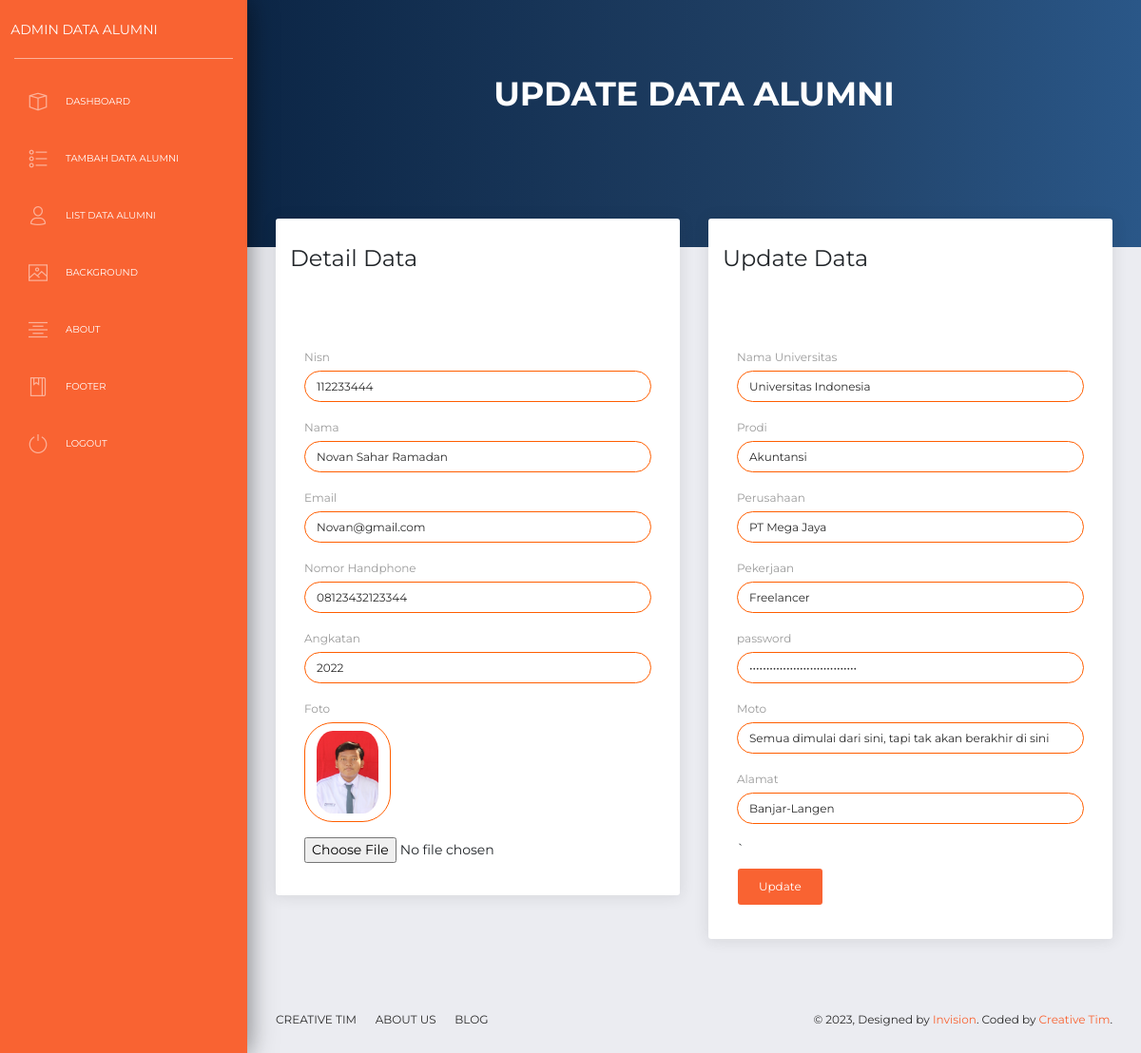
The page /backend/pages/detail-data.php?hai=112233444 (signed in) on the database its author committed.
### tables this page shows
CREATE TABLE `alumni` (
  `nisn` varchar(12) NOT NULL,
  `nama_lengkap` varchar(255) NOT NULL,
  `email` varchar(255) NOT NULL,
  `alamat` text NOT NULL,
  `pekerjaan` varchar(255) NOT NULL,
  `nama_perusahaan` varchar(255) NOT NULL,
  `motto` varchar(255) NOT NULL,
  `foto` varchar(255) NOT NULL,
  `password` varchar(255) NOT NULL,
  `angkatan` year(4) NOT NULL,
  `prodi` varchar(255) NOT NULL,
  `nama_universitas` varchar(255) NOT NULL,
  `no_hp` varchar(15) NOT NULL
);

### backend/pages/detail-data.php (the view, shortened to what this page needs)
<?php
    require 'proses/koneksi.php';
    include '../app/header.php';
    include '../app/navbar.php';
    include '../app/sidebar.php';
    $nisn = $_GET['hai'];
    $result = mysqli_query($koneksi, "SELECT * FROM alumni WHERE nisn = '$nisn' ");
    $data = mysqli_fetch_assoc($result);
?>
<div class="panel-header">
    <div class="header text-center">
        <h2 class="title">UPDATE DATA ALUMNI</h2>
    </div>
</div>
<div class="content">
    <form method="post" action="proses/update.php" enctype="multipart/form-data">
        <div class="row">
            <div class="col-md-6">
                <div class="card">
                    <div class="card-header">
                        <h4 class="card-title">Detail Data</h4>
                    </div>
                    <div class="card-body">
                        <div class="col-12">
                            <div class="content mt-5">
                                <div class="mb-3">
                                    <label for="nisn" class="form-label">Nisn</label>
                                    <input name="nisn" value="<?= $data['nisn']; ?>" type="text" class="form-control" id="nisn" aria-describedby="emailHelp" required>
                                </div>
                                <div class="mb-3">
                                    <label for="nama" class="form-label">Nama</label>
                                    <input name="nama" value="<?= $data['nama_lengkap']; ?>" type="text"
                                        class="form-control" id="nama" aria-describedby="emailHelp" required>
                                </div>
                                <div class="mb-3">
                                    <label for="email" class="form-label">Email</label>
                                    <input name="email" value="<?= $data['email']; ?>" type="email" class="form-control"
                                        id="email" aria-describedby="emailHelp" required>
                                </div>
                                <div class="mb-3">
                                    <label for="no_hp" class="form-label">Nomor
                                        Handphone</label>
                                    <input name="no_hp" value="<?= $data['no_hp']; ?>" type="text"
                                        class="form-control" id="no_hp" aria-describedby="emailHelp" required>
                                </div>
                                <div class="mb-3">
                                    <label for="angkatan" class="form-label">Angkatan</label>
                                    <input name="angkatan" value="<?= $data['angkatan']; ?>" type="text"
                                        class="form-control" id="angkatan" aria-describedby="emailHelp" required>
                                </div>
                                <div class="mb-3 mx-auto">
                                    <label for="gambar" class="form-label">Foto</label>
                                    <img class="form-control col-3" src='img/<?= $data ['foto']; ?>' alt=''
                                        width="100px" style="outline: none;" id="img-preview">
                                    <input type='file' id='foto' name='foto' class="form-label mt-3" value="<?= $data['foto'];?>">
                                </div>
                            </div>
                        </div>
                    </div>
                </div>
            </div>
            <div class="col-md-6">
                <div class="card">
                    <div class="card-header">
                        <h4 class="card-title">Update Data</h4>
                    </div>
                    <div class="card-body">
                        <div class="col-12">
                            <div class="content mt-5">
                                <div class="mb-3">
                                    <label for="nama_universitas" class="form-label">Nama
                                        Universitas</label>
                                    <input name="nama_universitas" value="<?= $data['nama_universitas']; ?>" type="text"
                                        class="form-control" id="nama_universitas" aria-describedby="emailHelp">
                                </div>
                            </div>
                            <div class="mb-3">
                                <label for="prodi" class="form-label">Prodi</label>
                                <input name="prodi" value="<?= $data['prodi']; ?>" type="text" class="form-control"
                                    id="prodi" aria-describedby="emailHelp">
                            </div>
                            <div class="mb-3">
                                <label for="perusahaan" class="form-label">Perusahaan</label>
                                <input name="perusahaan" value="<?= $data ['nama_perusahaan']; ?>" type="text"
                                    class="form-control" id="perusahaan">
                            </div>
                            <div class="mb-3">
                                <label for="pekerjaan" class="form-label">Pekerjaan</label>
                                <input name="pekerjaan" value="<?= $data['pekerjaan']; ?>" type="text"
                                    class="form-control" id="pekerjaan" aria-describedby="emailHelp">
                            </div>
                            <div class="mb-3">
                                <label for="password" class="form-label">password</label>
                                <input name="password" value="<?= $data['password']; ?>" type="password"
                                    class="form-control" id="password" aria-describedby="emailHelp" required>
                            </div>
                            <div class="mb-3">
                                <label for="moto" class="form-label">Moto</label>
                                <input name="motto" value="<?= $data['motto']; ?>" type="text" class="form-control"
                                    id="moto" aria-describedby="emailHelp" required>
                            </div>
                            <div class="mb-3">
                                <label for="alamat" class="form-label">Alamat</label>
                                <input name="alamat" value="<?= $data['alamat']; ?>" type="text" class="form-control"
                                    id="alamat" aria-describedby="emailHelp" required>
                            </div>
                            `
                            <div class="mb-3">
                                <button class="btn btn-primary">Update</button>
                            </div>
                        </div>
                    </div>
                </div>
            </div>
        </div>
    </form>
</div>
<?php include '../app/footer.php'; ?>

### rows shown on the page
alumni: nisn "112233444", nama "Novan Sahar Ramadan", email "Novan@gmail.com", no_hp "08123432123344", angkatan "2022", foto (picture), nama_universitas "Universitas Indonesia", prodi "Akuntansi", perusahaan "PT Mega Jaya", pekerjaan "Freelancer", motto "Semua dimulai dari sini, tapi tak akan berakhir di sini", alamat "Banjar-Langen"
